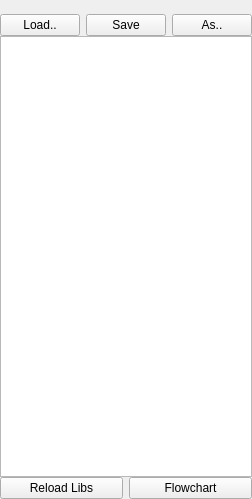
<?xml version="1.0" encoding="UTF-8"?>
<ui version="4.0">
 <class>Form</class>
 <widget class="QWidget" name="Form">
  <property name="geometry">
   <rect>
    <x>0</x>
    <y>0</y>
    <width>217</width>
    <height>499</height>
   </rect>
  </property>
  <property name="windowTitle">
   <string>Form</string>
  </property>
  <layout class="QGridLayout" name="gridLayout">
   <property name="verticalSpacing">
    <number>0</number>
   </property>
   <property name="margin">
    <number>0</number>
   </property>
   <item row="1" column="0">
    <widget class="QPushButton" name="loadBtn">
     <property name="text">
      <string>Load..</string>
     </property>
    </widget>
   </item>
   <item row="1" column="1" colspan="2">
    <widget class="FeedbackButton" name="saveBtn">
     <property name="text">
      <string>Save</string>
     </property>
    </widget>
   </item>
   <item row="1" column="3">
    <widget class="FeedbackButton" name="saveAsBtn">
     <property name="text">
      <string>As..</string>
     </property>
    </widget>
   </item>
   <item row="4" column="0" colspan="2">
    <widget class="FeedbackButton" name="reloadBtn">
     <property name="text">
      <string>Reload Libs</string>
     </property>
     <property name="checkable">
      <bool>false</bool>
     </property>
     <property name="flat">
      <bool>false</bool>
     </property>
    </widget>
   </item>
   <item row="4" column="2" colspan="2">
    <widget class="QPushButton" name="showChartBtn">
     <property name="text">
      <string>Flowchart</string>
     </property>
     <property name="checkable">
      <bool>true</bool>
     </property>
    </widget>
   </item>
   <item row="3" column="0" colspan="4">
    <widget class="TreeWidget" name="ctrlList">
     <attribute name="headerVisible">
      <bool>false</bool>
     </attribute>
     <attribute name="headerStretchLastSection">
      <bool>false</bool>
     </attribute>
     <attribute name="headerVisible">
      <bool>false</bool>
     </attribute>
     <attribute name="headerStretchLastSection">
      <bool>false</bool>
     </attribute>
     <column>
      <property name="text">
       <string notr="true">1</string>
      </property>
     </column>
    </widget>
   </item>
   <item row="0" column="1">
    <widget class="QLabel" name="fileNameLabel">
     <property name="font">
      <font>
       <weight>75</weight>
       <bold>true</bold>
      </font>
     </property>
     <property name="text">
      <string/>
     </property>
     <property name="alignment">
      <set>Qt::AlignCenter</set>
     </property>
    </widget>
   </item>
  </layout>
 </widget>
 <customwidgets>
  <customwidget>
   <class>TreeWidget</class>
   <extends>QTreeWidget</extends>
   <header>..widgets.TreeWidget</header>
  </customwidget>
  <customwidget>
   <class>FeedbackButton</class>
   <extends>QPushButton</extends>
   <header>..widgets.FeedbackButton</header>
  </customwidget>
 </customwidgets>
 <resources/>
 <connections/>
</ui>
